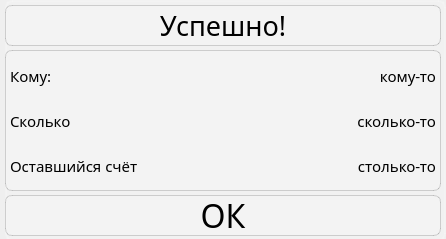
<?xml version="1.0" encoding="UTF-8"?>
<ui version="4.0">
 <class>Dialog</class>
 <widget class="QDialog" name="Dialog">
  <property name="geometry">
   <rect>
    <x>0</x>
    <y>0</y>
    <width>446</width>
    <height>239</height>
   </rect>
  </property>
  <property name="windowTitle">
   <string>Успешный перевод</string>
  </property>
  <property name="styleSheet">
   <string notr="true"/>
  </property>
  <widget class="QFrame" name="sucperevod">
   <property name="geometry">
    <rect>
     <x>5</x>
     <y>0</y>
     <width>441</width>
     <height>241</height>
    </rect>
   </property>
   <property name="styleSheet">
    <string notr="true">background-color: rgba(255, 255, 255, 30); 
border: 2px solid rgba(255,255,255,40);
border-radius: 7px; 
font-family: Neo Sans Pro;</string>
   </property>
   <property name="frameShape">
    <enum>QFrame::StyledPanel</enum>
   </property>
   <property name="frameShadow">
    <enum>QFrame::Raised</enum>
   </property>
   <widget class="QPushButton" name="countbtn">
    <property name="geometry">
     <rect>
      <x>0</x>
      <y>195</y>
      <width>436</width>
      <height>41</height>
     </rect>
    </property>
    <property name="styleSheet">
     <string notr="true">background-color: rgba(255, 255, 255, 30); 
border: 1px solid rgba(255,255,255,40);
border-radius: 7px;
font-size: 24pt;
font: Medium;
background-color: rgba(255, 255, 255, 30); 
border: 1px solid rgba(0,0,0,40);
border-radius: 7px;</string>
    </property>
    <property name="text">
     <string>ОК</string>
    </property>
   </widget>
   <widget class="QFrame" name="frame_5">
    <property name="geometry">
     <rect>
      <x>0</x>
      <y>50</y>
      <width>436</width>
      <height>141</height>
     </rect>
    </property>
    <property name="styleSheet">
     <string notr="true">font-size: 11pt;
background-color: none;
border: none;
font-family: Vag World;
background-color: rgba(255, 255, 255, 30); 
border: 1px solid rgba(0,0,0,40);
border-radius: 7px;</string>
    </property>
    <property name="frameShape">
     <enum>QFrame::StyledPanel</enum>
    </property>
    <property name="frameShadow">
     <enum>QFrame::Raised</enum>
    </property>
    <widget class="QLabel" name="label_16">
     <property name="geometry">
      <rect>
       <x>5</x>
       <y>5</y>
       <width>146</width>
       <height>41</height>
      </rect>
     </property>
     <property name="styleSheet">
      <string notr="true">font-size: 11pt;
background-color: none;
border: none;
font-family: Vag World;</string>
     </property>
     <property name="text">
      <string>Кому:</string>
     </property>
    </widget>
    <widget class="QLabel" name="dkomy">
     <property name="geometry">
      <rect>
       <x>140</x>
       <y>5</y>
       <width>291</width>
       <height>41</height>
      </rect>
     </property>
     <property name="layoutDirection">
      <enum>Qt::RightToLeft</enum>
     </property>
     <property name="styleSheet">
      <string notr="true">font-size: 11pt;
background-color: none;
border: none;
font-family: Vag World;</string>
     </property>
     <property name="text">
      <string>кому-то</string>
     </property>
     <property name="alignment">
      <set>Qt::AlignRight|Qt::AlignTrailing|Qt::AlignVCenter</set>
     </property>
    </widget>
    <widget class="QLabel" name="dskolko">
     <property name="geometry">
      <rect>
       <x>140</x>
       <y>50</y>
       <width>291</width>
       <height>41</height>
      </rect>
     </property>
     <property name="layoutDirection">
      <enum>Qt::RightToLeft</enum>
     </property>
     <property name="styleSheet">
      <string notr="true">font-size: 11pt;
background-color: none;
border: none;
font-family: Vag World;</string>
     </property>
     <property name="text">
      <string>сколько-то</string>
     </property>
     <property name="alignment">
      <set>Qt::AlignRight|Qt::AlignTrailing|Qt::AlignVCenter</set>
     </property>
    </widget>
    <widget class="QLabel" name="label_21">
     <property name="geometry">
      <rect>
       <x>5</x>
       <y>50</y>
       <width>146</width>
       <height>41</height>
      </rect>
     </property>
     <property name="styleSheet">
      <string notr="true">font-size: 11pt;
background-color: none;
border: none;
font-family: Vag World;</string>
     </property>
     <property name="text">
      <string>Сколько</string>
     </property>
    </widget>
    <widget class="QLabel" name="dostalos">
     <property name="geometry">
      <rect>
       <x>135</x>
       <y>95</y>
       <width>296</width>
       <height>41</height>
      </rect>
     </property>
     <property name="layoutDirection">
      <enum>Qt::RightToLeft</enum>
     </property>
     <property name="styleSheet">
      <string notr="true">font-size: 11pt;
background-color: none;
border: none;
font-family: Vag World;</string>
     </property>
     <property name="text">
      <string>столько-то</string>
     </property>
     <property name="alignment">
      <set>Qt::AlignRight|Qt::AlignTrailing|Qt::AlignVCenter</set>
     </property>
    </widget>
    <widget class="QLabel" name="label_23">
     <property name="geometry">
      <rect>
       <x>5</x>
       <y>95</y>
       <width>146</width>
       <height>41</height>
      </rect>
     </property>
     <property name="styleSheet">
      <string notr="true">font-size: 11pt;
background-color: none;
border: none;
font-family: Vag World;</string>
     </property>
     <property name="text">
      <string>Оставшийся счёт</string>
     </property>
    </widget>
   </widget>
   <widget class="QPushButton" name="suc">
    <property name="geometry">
     <rect>
      <x>0</x>
      <y>5</y>
      <width>436</width>
      <height>41</height>
     </rect>
    </property>
    <property name="styleSheet">
     <string notr="true">background-color: rgba(255, 255, 255, 30); 
border: 1px solid rgba(255,255,255,40);
border-radius: 7px;
font-size: 20pt;
font-family: Neo Sans Pro;
font: Medium;
background-color: rgba(255, 255, 255, 30); 
border: 1px solid rgba(0,0,0,40);
border-radius: 7px;</string>
    </property>
    <property name="text">
     <string>Успешно!</string>
    </property>
   </widget>
  </widget>
 </widget>
 <resources>
  <include location="wallpapers/wall.qrc"/>
 </resources>
 <connections/>
</ui>
